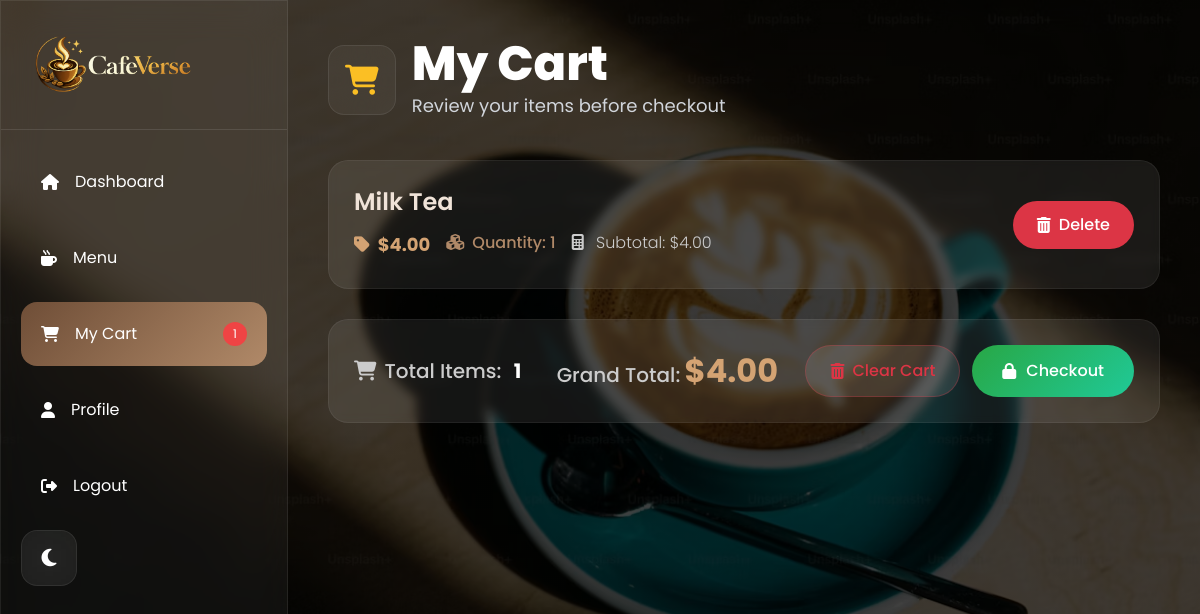
Before: /cart (signed in) with the older database file.
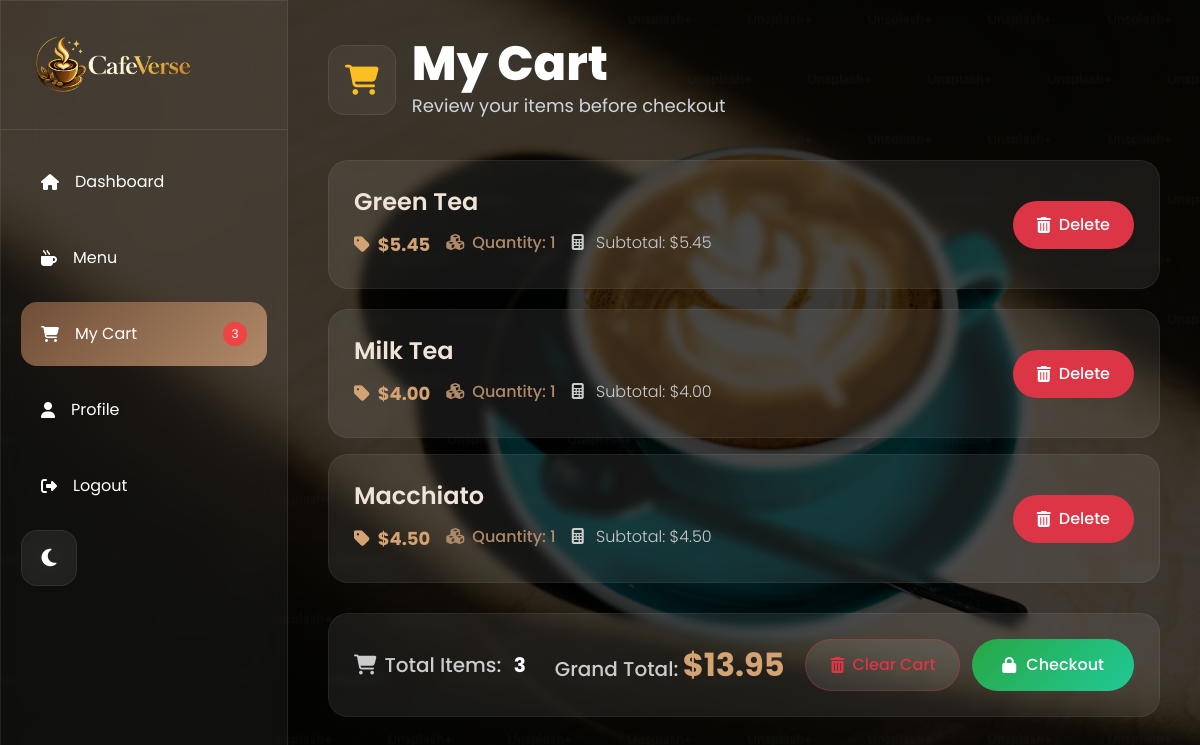
After: the same page with the newer database file.
### tables this page shows
CREATE TABLE cart(
    id INTEGER PRIMARY KEY AUTOINCREMENT,
    user_id INTEGER,
    tea_id INTEGER,
    quantity INTEGER DEFAULT 1
);

CREATE TABLE teas(
id INTEGER PRIMARY KEY AUTOINCREMENT,
tea_name TEXT NOT NULL,
price REAL NOT NULL,
description TEXT NOT NULL
, image TEXT);

### app.py (the view)
@app.route('/cart')
def cart():
    if 'user' not in session:
        return redirect('/login')
    conn = sqlite3.connect('tea_house.db')
    cursor = conn.cursor()
    cursor.execute(
        "SELECT id FROM users WHERE name=?",
        (session['user'],)
    )
    user = cursor.fetchone()
    cursor.execute("""
   SELECT cart.id,
       teas.tea_name,
       teas.price,
       cart.quantity
    FROM cart
    JOIN teas
    ON cart.tea_id = teas.id
    WHERE cart.user_id = ?
    """, (user[0],))
    cart_items = cursor.fetchall()
    conn.close()
    return render_template(
        'cart.html',
        cart_items=cart_items
    )

### templates/cart.html (shortened to what this page needs)
<!DOCTYPE html>
<html lang="en">
<head>
    <script src="https://cdn.tailwindcss.com"></script>
    <link rel="stylesheet" href="https://cdnjs.cloudflare.com/ajax/libs/font-awesome/6.7.2/css/all.min.css" />
</head>
<body>
    <aside id="sidebar" class="fixed top-0 left-0 w-72 h-screen glass z-50
        transform -translate-x-full lg:translate-x-0
        transition-transform duration-300 ease-in-out
        overflow-y-auto overflow-x-hidden text-white
        flex flex-col">
        <div class="p-8 border-b border-white/10 flex-shrink-0">
            <img src="{{ url_for('static', filename='images/logo.png') }}" alt="CafeVerse" class="h-16 w-auto" />
        </div>
        <nav class="p-5 space-y-3 pb-20 flex-1">
            <a href="/dashboard" class="flex items-center gap-4 p-5 rounded-2xl hover:bg-white/10 duration-300 hover:translate-x-2 transition">
                <i class="fa-solid fa-house"></i> Dashboard
            </a>
            <a href="/menu" class="flex items-center gap-4 p-5 rounded-2xl hover:bg-white/10 duration-300 hover:translate-x-2 transition">
                <i class="fa-solid fa-mug-hot"></i> Menu
            </a>
            <a href="/cart" class="active-menu flex items-center gap-4 p-5 rounded-2xl hover:bg-white/10 duration-300 hover:translate-x-2 transition">
                <i class="fa-solid fa-cart-shopping"></i> My Cart
                {% if cart_items %}
                <span class="ml-auto bg-red-500 text-white text-xs rounded-full w-6 h-6 flex items-center justify-center">
                    {{ cart_items|length }}
                </span>
                {% endif %}
            </a>
            <a href="/profile" class="flex items-center gap-4 p-5 rounded-2xl hover:bg-white/10 duration-300 hover:translate-x-2 transition">
                <i class="fa-solid fa-user"></i> Profile
            </a>
            <a href="/logout" class="flex items-center gap-4 p-5 rounded-2xl hover:bg-red-500/70 duration-300 transition">
                <i class="fa-solid fa-right-from-bracket"></i> Logout
            </a>
            <button id="themeToggle" class="glass w-14 h-14 rounded-2xl flex items-center justify-center text-xl hover:bg-white/10 transition">
                <i class="fa-solid fa-moon"></i>
            </button>
        </nav>
    </aside>
    <div class="lg:ml-72 p-6 lg:p-10 transition-all duration-300">
        <div class="max-w-6xl mx-auto">
            <div class="flex items-center gap-4 mb-10">
                <div class="glass p-4 rounded-2xl">
                    <i class="fa-solid fa-cart-shopping text-3xl text-amber-400"></i>
                </div>
                <div>
                    <h1 class="text-4xl lg:text-5xl font-extrabold text-white">My Cart</h1>
                    <p class="text-gray-300 text-lg mt-1">Review your items before checkout</p>
                </div>
            </div>
            {% if cart_items %}
                <div class="space-y-4">
                    {% for item in cart_items %}
                    <div class="cart-card card-hover">
                        <div class="info flex-1">
                            <h2 class="text-xl lg:text-2xl">{{ item[1] }}</h2>
                            <div class="flex flex-wrap gap-4 mt-2">
                                <p class="price-tag"><i class="fa-solid fa-tag mr-2"></i>${{ "%.2f"|format(item[2]) }}</p>
                                <p class="quantity-tag"><i class="fa-solid fa-cubes mr-2"></i>Quantity: {{ item[3] }}</p>
                                <p class="text-amber-400 font-semibold">
                                    <i class="fa-solid fa-calculator mr-2"></i>
                                    Subtotal: ${{ "%.2f"|format(item[2] * item[3]) }}
                                </p>
                            </div>
                        </div>
                        <a href="/delete_cart/{{ item[0] }}" class="delete-btn">
                            <i class="fa-solid fa-trash-can"></i> Delete
                        </a>
                    </div>
                    {% endfor %}
                </div>
                {% set ns = namespace(total=0) %}
                {% for item in cart_items %}
                    {% set ns.total = ns.total + (item[2] * item[3]) %}
                {% endfor %}
                <div class="cart-summary">
                    <div>
                        <span class="total-label"><i class="fa-solid fa-cart-shopping mr-2"></i>Total Items:</span>
                        <span class="text-white font-bold text-xl ml-2">{{ cart_items|length }}</span>
                    </div>
                    <div>
                        <span class="total-label">Grand Total:</span>
                        <span class="total-amount">${{ "%.2f"|format(ns.total) }}</span>
                    </div>
                    <div class="flex flex-wrap gap-3">
                        <a href="/clear_cart" class="clear-cart-btn">
                            <i class="fa-solid fa-trash-can"></i> Clear Cart
                        </a>
                        <a href="/checkout" class="checkout-btn">
                            <i class="fa-solid fa-lock"></i> Checkout
                        </a>
                    </div>
                </div>
            {% endif %}
        </div>
    </div>
</body>
</html>

### templates/cart.html (style rules this page uses)
* { font-family: 'Poppins', sans-serif; margin: 0; padding: 0; box-sizing: border-box; }
body { background: linear-gradient(rgba(0,0,0,.75), rgba(0,0,0,.75)), url('/static/images/coffee2.jpg'); background-size: cover; background-position: center; background-attachment: fixed; min-height: 100vh; color: #f5efe8; transition: background 0.3s, color 0.3s; }
.glass { background: rgba(255,255,255,.05); backdrop-filter: blur(18px); -webkit-backdrop-filter: blur(18px); border: 1px solid rgba(255,255,255,.08); }
.card-hover { transition: .4s; }
.active-menu { background: linear-gradient(135deg, #6f4e37, #b08968); }
.cart-card { background: rgba(255,255,255,.08); backdrop-filter: blur(4px); border-radius: 20px; padding: 25px; margin-bottom: 20px; border: 1px solid rgba(255,255,255,.06); display: flex; justify-content: space-between; align-items: center; transition: .3s; }
.cart-card .info h2 { color: #f0e3d8; margin-bottom: 8px; font-weight: 600; }
.cart-card .info p { color: #ccc; margin: 5px 0; font-weight: 300; }
.cart-card .info .price-tag { color: #d4a373; font-weight: 700; font-size: 18px; }
.cart-card .info .quantity-tag { color: #b08968; font-weight: 500; }
.delete-btn { background: #dc3545; color: white; text-decoration: none; padding: 12px 24px; border-radius: 40px; transition: .3s; font-weight: 500; border: none; cursor: pointer; display: inline-flex; align-items: center; gap: 8px; }
.cart-summary { background: rgba(255,255,255,.08); backdrop-filter: blur(4px); border-radius: 20px; padding: 25px; margin-top: 30px; border: 1px solid rgba(255,255,255,.06); display: flex; justify-content: space-between; align-items: center; flex-wrap: wrap; gap: 20px; }
.cart-summary .total-label { font-size: 20px; font-weight: 500; color: #ccc; }
.cart-summary .total-amount { font-size: 32px; font-weight: 700; color: #d4a373; }
.checkout-btn { background: linear-gradient(135deg, #28a745, #20c997); color: white; text-decoration: none; padding: 14px 30px; border-radius: 40px; transition: .3s; font-weight: 500; display: inline-flex; align-items: center; gap: 10px; }
.clear-cart-btn { background: rgba(255,255,255,.1); color: #dc3545; text-decoration: none; padding: 12px 24px; border-radius: 40px; transition: .3s; font-weight: 500; display: inline-flex; align-items: center; gap: 8px; border: 1px solid rgba(220, 53, 69, 0.3); }

Changed rows visible on the page:
added cart: tea_name "Green Tea", quantity "1"
now on this page (row unchanged): teas: price "5.45", item[2]*item[3] "5.45"
added cart: tea_name "Macchiato", quantity "1"
now on this page (row unchanged): teas: price "4.50", item[2]*item[3] "4.50"
Other visible differences:
{{ cart_items|length }}: "1" → "3"
{{ "%.2f"|format(ns.total) }}: "4.00" → "13.95"
